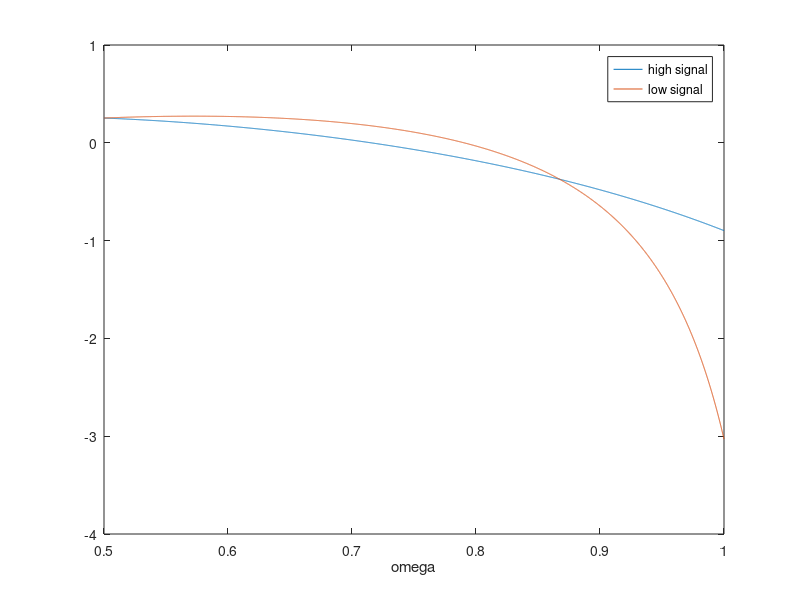

This figure's MATLAB source:
clear all
clc
tic

lamda=0.6;      ...fraction firms good
gamma_G=0.9;    ...prob. pays off if good
gamma_B=0.1;    ...prob. pays off if bad
y=1.5;          ...output
D=1;            ...investment size
Rf=1.01;        ...risk free rate
beta=1/Rf;      ...investor discount
delta=1;        ...firm discount
chi=2;

omega=0.5:0.0001:1;      ...prob. signal is accurate
last=length(omega);
eH=zeros(last,1);
eL=zeros(last,1);
Pbh=zeros(last,1);
Pbl=zeros(last,1);
Pgh=zeros(last,1);
Pgl=zeros(last,1);

% pi, dpi, C, dC?
psi1=0.5;
psi2=2;
sigma=2;

%1 is good (G) or high (H)
%2 is bad (B) or low (L)
%3 is uninformative (U)

W=ones(3,2)*beta*D*Rf;
R(1,1)=W(1,1)/(beta*gamma_G*D);
R(1,2)=W(1,2)/(beta*gamma_G*D);
R(2,1)=W(2,1)/(beta*gamma_B*D);
R(2,2)=W(2,2)/(beta*gamma_B*D);

for i=1:last
% Prob. of type {g,}) given signal {h,l}
Pgh(i)=omega(i)*lamda/(omega(i)*lamda+(1-omega(i))*(1-lamda));
Pbh(i)=(1-omega(i))*(1-lamda)/(omega(i)*lamda+(1-omega(i))*(1-lamda));
Pgl(i)=(1-omega(i))*lamda/((1-omega(i))*lamda+omega(i)*(1-lamda));
Pbl(i)=omega(i)*(1-lamda)/((1-omega(i))*lamda+omega(i)*(1-lamda));

% Interest rates if using free entry condition (all expected returns =
% risk free return)
R(3,1)=W(3,1)/(beta*(Pgh(i)*gamma_G+Pbh(i)*gamma_B)*D);
R(3,2)=W(3,2)/(beta*(Pgl(i)*gamma_G+Pbl(i)*gamma_B)*D);


eH(i)=((Pgh(i)*lamda*R(1,1)+Pbh(i)*(1-lamda)*R(2,1)-R(3,1))*chi/...
    (Pgh(i)*sigma*psi1+Pbh(i)*sigma*psi2))^(1/(sigma-1));
eL(i)=((Pgl(i)*lamda*R(1,2)+Pbl(i)*(1-lamda)*R(2,2)-R(3,2))*chi/...
    (Pgl(i)*sigma*psi1+Pbl(i)*sigma*psi2))^(1/(sigma-1));
end

plot(omega,eH, omega,eL)
legend('high signal', 'low signal', 'Location', 'best')
xlabel('omega')

toc